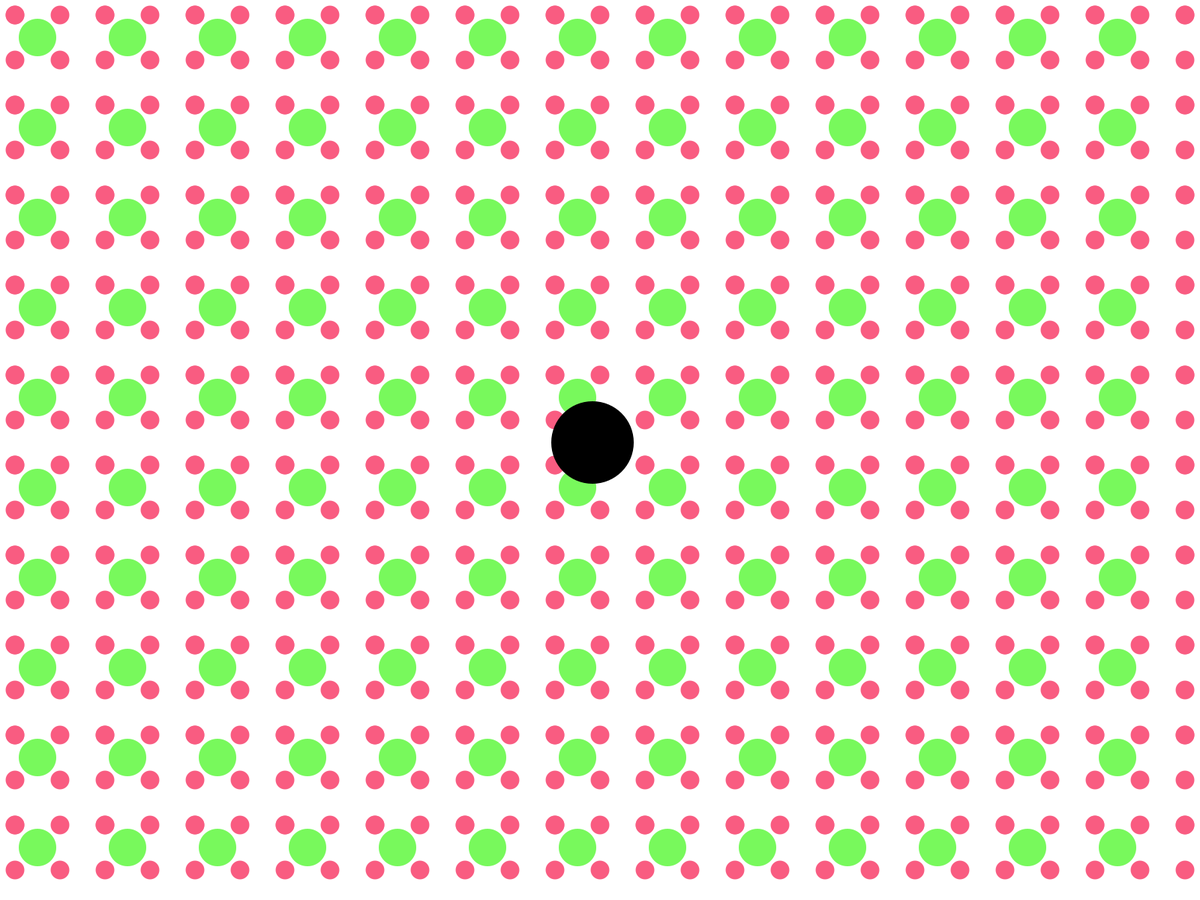
Frame 1 (no input)
Frame 60 (the mouse pressed at the canvas centre just before this capture): identical to frame 1, image omitted
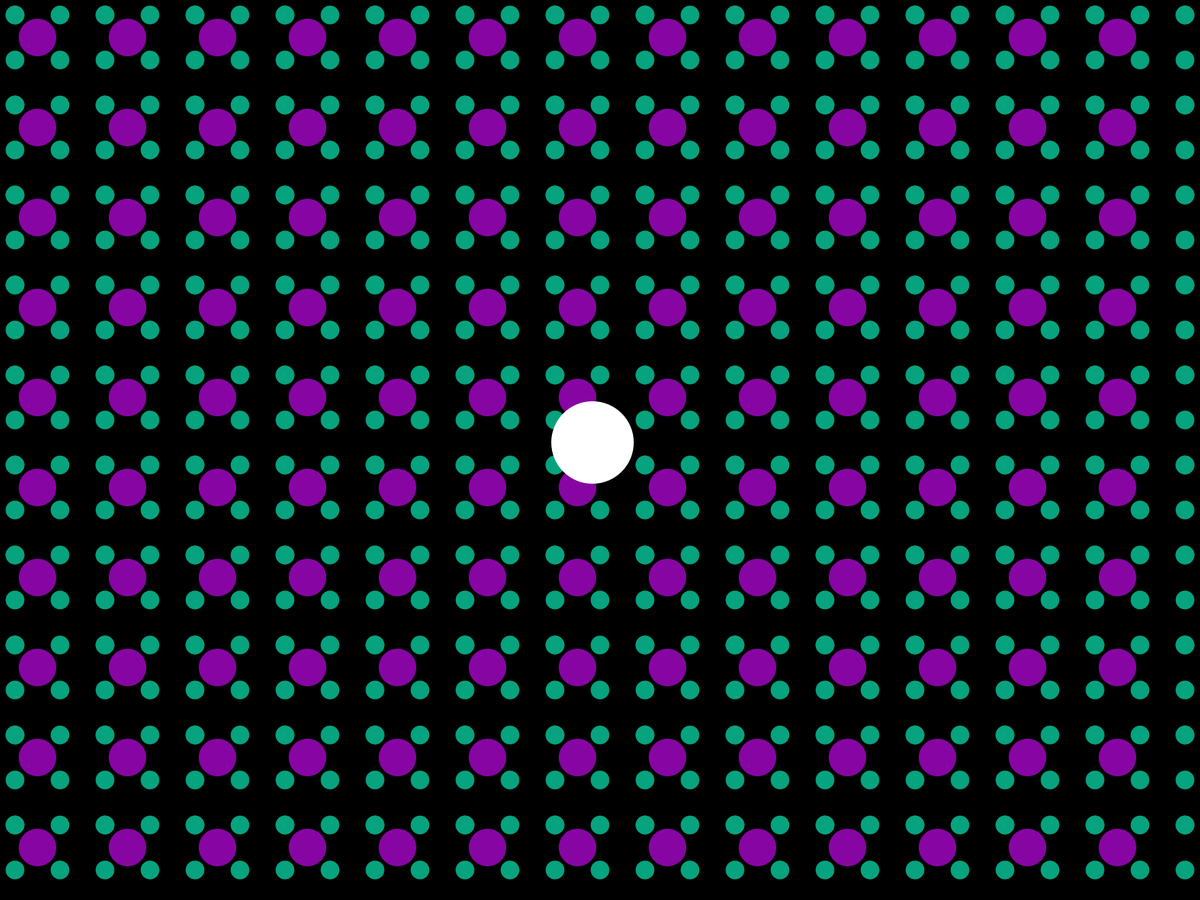
Frame 120 (the mouse held since frame 60 and released just before this capture)

The Processing sketch that drew these frames (run headless with seeded random() and noise(); from frame 60 on, the mouse is pressed at the canvas centre):

// Processing sketch: Week3_RepeatingPattern
// ── Week3_RepeatingPattern.pde

color red = #f95c81;
color green = #78f95c;
color redInvert = #06a37e;
color greenInvert = #8706a3;
float smallCircle, bigCircle;
int radius = 55;
int x, y;

void setup() {
  fullScreen();
  background(255);
  
  smallCircle = 25;
  bigCircle = 50;
  x = width/2-10;
  y = height/2-10;
  
  smooth();
  noStroke();
}

void draw() {
  
  float d = dist(mouseX, mouseY, x, y);
  println(d);
  
  //circle pattern
  //if starts with inverted colors when mouse is pressed
  if ((d < radius) && (mousePressed == true)) {
    background(0);
    
    for (int i = 20; i < width; i+=120) {
      for (int j = 20; j < width; j+=120) {
        fill(redInvert);
        ellipse(i, j, smallCircle, smallCircle);
      }
    }
    
    for (int i = 20; i < width; i+=60) {
      for (int j = 20; j < width; j+=60) {
        fill(redInvert);
        ellipse(i, j, smallCircle, smallCircle);
      }
    }
    
    for (int k = 50; k < width; k+=120) {
      for (int m = 50; m < width; m+=120) {
        fill(greenInvert);
        ellipse(k, m, bigCircle, bigCircle);
      }
    }
    
  fill(255);
  ellipse(x, y, radius*2, radius*2);
  }
  //else will display regular colors when mouse is not pressed.
  else {
    background(255);
    
    for (int i = 20; i < width; i+=120) {
      for (int j = 20; j < width; j+=120) {
        fill(red);
        ellipse(i, j, smallCircle, smallCircle);
      }
    }
    
    for (int i = 20; i < width; i+=60) {
      for (int j = 20; j < width; j+=60) {
        fill(red);
        ellipse(i, j, smallCircle, smallCircle);
      }
    }
    
    for (int k = 50; k < width; k+=120) {
      for (int m = 50; m < width; m+=120) {
        fill(green);
        ellipse(k, m, bigCircle, bigCircle);
      }
    }
    
  fill(0);
  ellipse(x, y, radius*2, radius*2);
  }
}
